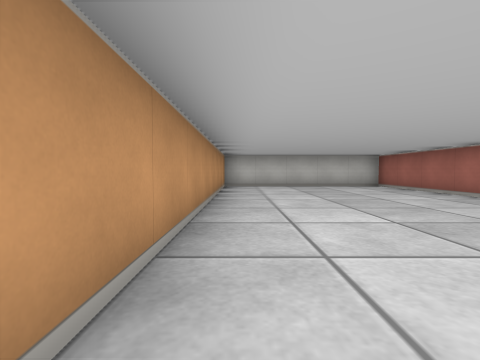
[1] (above)

16 first-person views from a walk through a cub3D ray-caster map. The camera is about half as high as the walls, tilts 2° down and sees 85° across. The floor is counted in squares. Each view is taken from the middle of a square. On the plan, view 1 faces up. The plan holds only what a view shows up to about 9 squares ahead; the rest is blank.

[2]
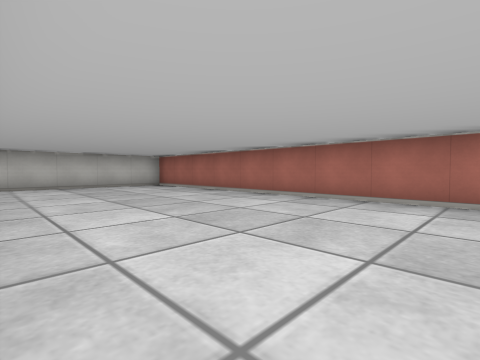

[3]
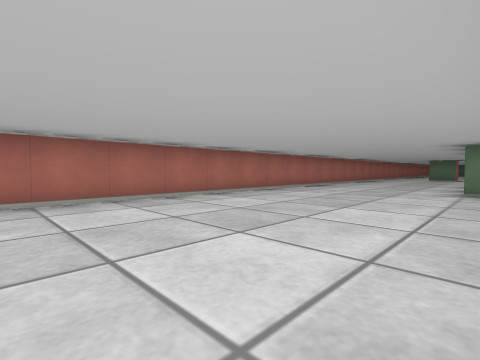

[4]
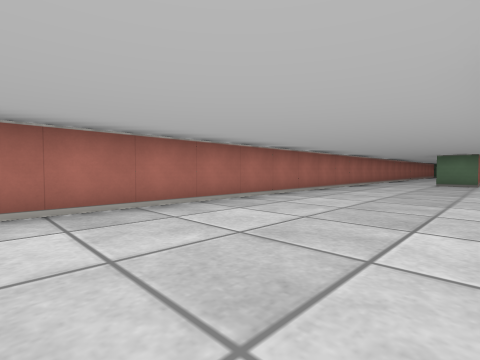

[5]
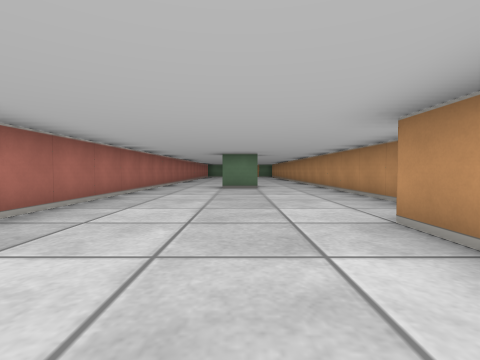

[6]
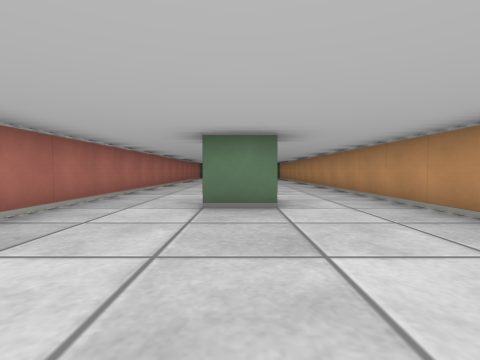

[7]
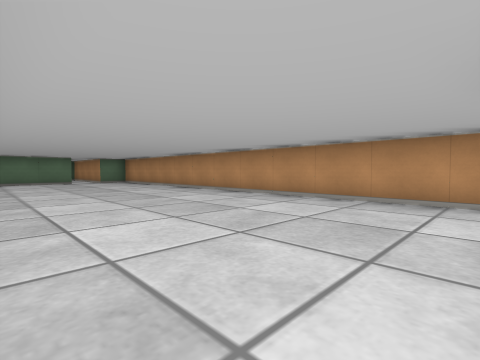

[8]
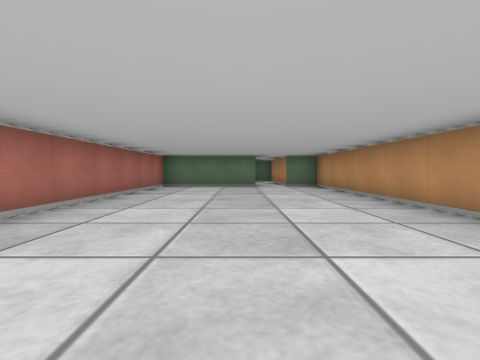

[9]
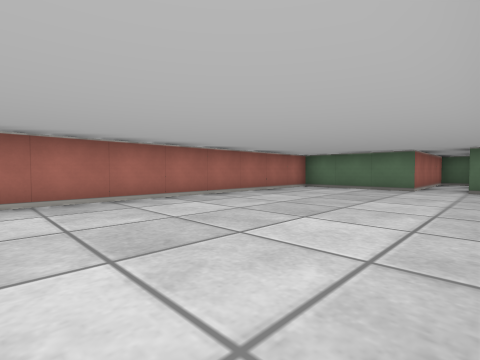

[10]
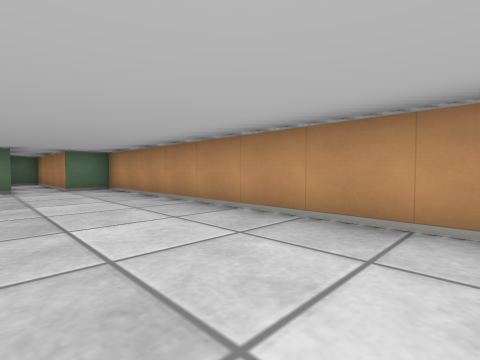

[11]
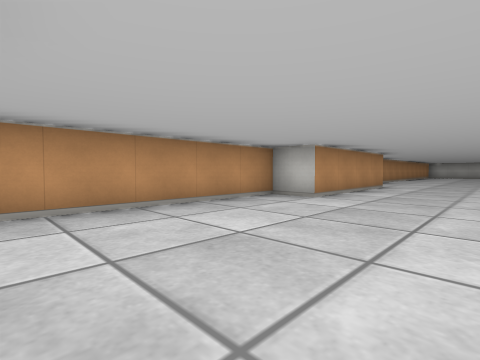

[12]
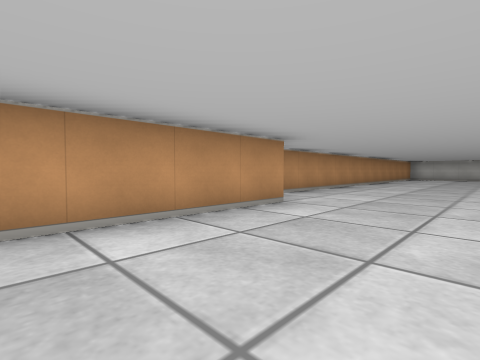

[13]
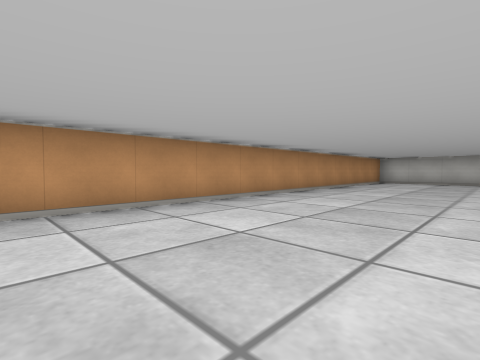

[14]
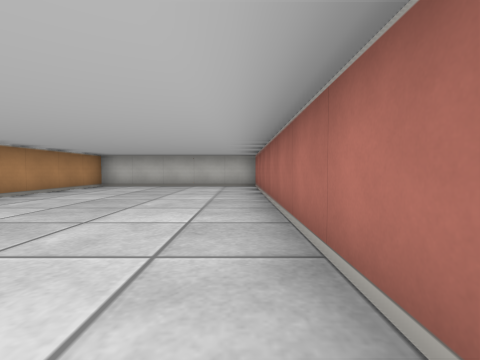

[15]
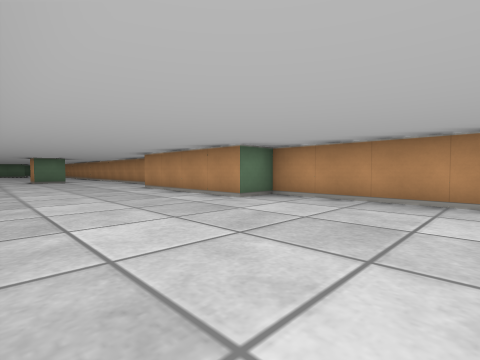

[16]
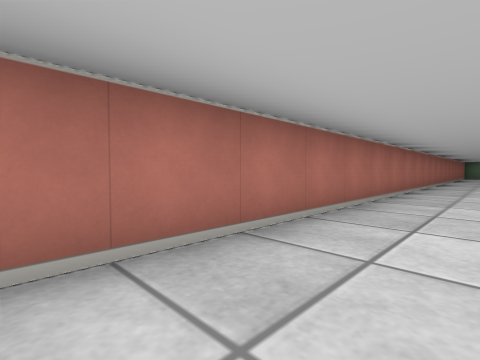

### Floor plan
Points are (right, up) in squares from view 1. A wall is a line through its corners. A room is listed if a view was taken in it or the views show most of it. See-through windows are left out.
Room 1 (views 1, 2, 3, 4, 5, 6, 7, 8, 9, 10, 11, 12, 13, 14, 15, 16)
walls: (1.4, -13.5) (2.5, -13.5); (1.5, -30.2) (1.5, -26.5) (4.5, -26.5) (4.5, 8.5) (-0.5, 8.5) (-0.5, -4.5) (0.5, -4.5) (0.5, -8.5) (-0.5, -8.5) (-0.5, -26.5) (0.5, -26.5) (0.5, -30.2); (0.8, -30.5) (1.2, -30.5)

Where each view was taken, in squares from view 1:
view 1: 0 up, 0 right, facing up
view 2: 0 up, 0 right, facing up-right
view 3: 2 up, 0 right, facing down-right
view 4: 3 down, 1 right, facing down-right
view 5: 6 down, 2 right, facing down
view 6: 10 down, 2 right, facing down
view 7: 15 down, 4 right, facing down-left
view 8: 18 down, 2 right, facing down
view 9: 19 down, 0 right, facing down-right
view 10: 19 down, 2 right, facing down-left
view 11: 13 down, 3 right, facing up-left
view 12: 8 down, 3 right, facing up-left
view 13: 3 down, 3 right, facing up-left
view 14: 0 up, 4 right, facing up
view 15: 1 down, 4 right, facing down-left
view 16: 7 down, 3 right, facing down-right
